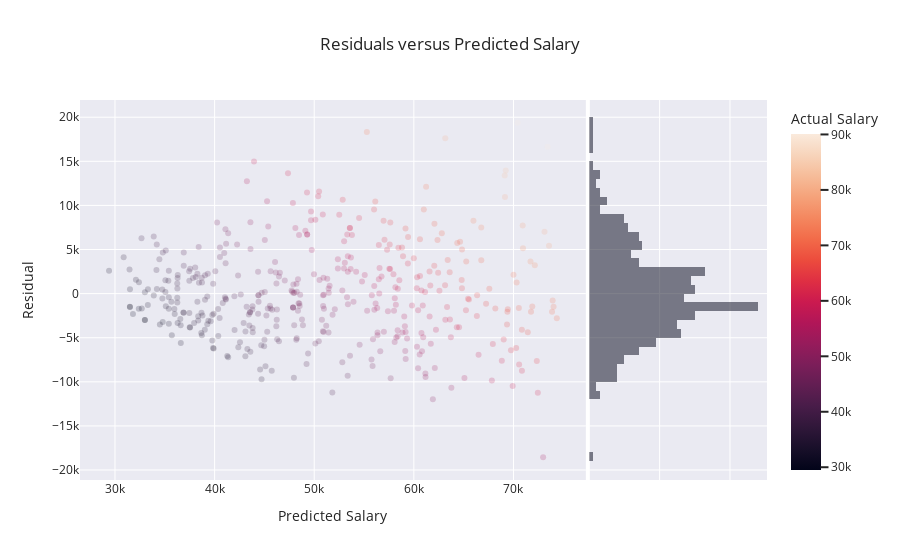

The notebook cell saved with this chart:
### Markdown cell above
## Residual plot

### Code cell
px.scatter(data_frame=df_risid_fit
           , y='Residual'
           , x='Predicted Salary'
           , color="Actual Salary"
           , title='Residuals versus Predicted Salary'
           , marginal_y='histogram'
           , opacity=0.2
           , template='seaborn'
          )

### Figure 1 — Plotly figure (JSON) as saved in the notebook; plotly's stock layout.template omitted (floating-point values rounded to 4 significant figures; data arrays with more than 128 entries replaced by an {"elided": "..."} marker saying what was removed)
{"data": [{"hoverlabel": {"namelength": 0}, "hovertemplate": "Predicted Salary=%{x}<br>Residual=%{y}<br>Actual Salary=%{marker.color}", "legendgroup": "", "marker": {"color": {"elided": "410 float values"}, "coloraxis": "coloraxis", "opacity": 0.2, "symbol": "circle"}, "mode": "markers", "name": "", "showlegend": false, "type": "scatter", "x": {"elided": "410 float values"}, "xaxis": "x", "y": {"elided": "410 float values"}, "yaxis": "y"}, {"alignmentgroup": "True", "bingroup": "y", "hoverlabel": {"namelength": 0}, "hovertemplate": "Residual=%{y}<br>count=%{x}", "legendgroup": "", "marker": {"color": "rgb(2,4,25)"}, "name": "", "offsetgroup": "", "opacity": 0.5, "showlegend": false, "type": "histogram", "xaxis": "x2", "y": {"elided": "410 float values"}, "yaxis": "y2"}], "layout": {"barmode": "overlay", "coloraxis": {"colorbar": {"title": {"text": "Actual Salary"}}, "colorscale": [[0, "rgb(2,4,25)"], [0.0625, "rgb(24,15,41)"], [0.125, "rgb(47,23,57)"], [0.1875, "rgb(71,28,72)"], [0.25, "rgb(97,30,82)"], [0.3125, "rgb(123,30,89)"], [0.375, "rgb(150,27,91)"], [0.4375, "rgb(177,22,88)"], [0.5, "rgb(203,26,79)"], [0.5625, "rgb(223,47,67)"], [0.625, "rgb(236,76,61)"], [0.6875, "rgb(242,107,73)"], [0.75, "rgb(244,135,95)"], [0.8125, "rgb(245,162,122)"], [0.875, "rgb(246,188,153)"], [0.9375, "rgb(247,212,187)"], [1, "rgb(250,234,220)"]]}, "legend": {"tracegroupgap": 0}, "title": {"text": "Residuals versus Predicted Salary"}, "xaxis": {"anchor": "y", "domain": [0, 0.7363], "title": {"text": "Predicted Salary"}}, "xaxis2": {"anchor": "y2", "domain": [0.7413, 1], "matches": "x2", "showline": false, "showticklabels": false, "ticks": ""}, "yaxis": {"anchor": "x", "domain": [0, 1], "title": {"text": "Residual"}}, "yaxis2": {"anchor": "x2", "domain": [0, 1], "matches": "y", "showticklabels": false}}}
